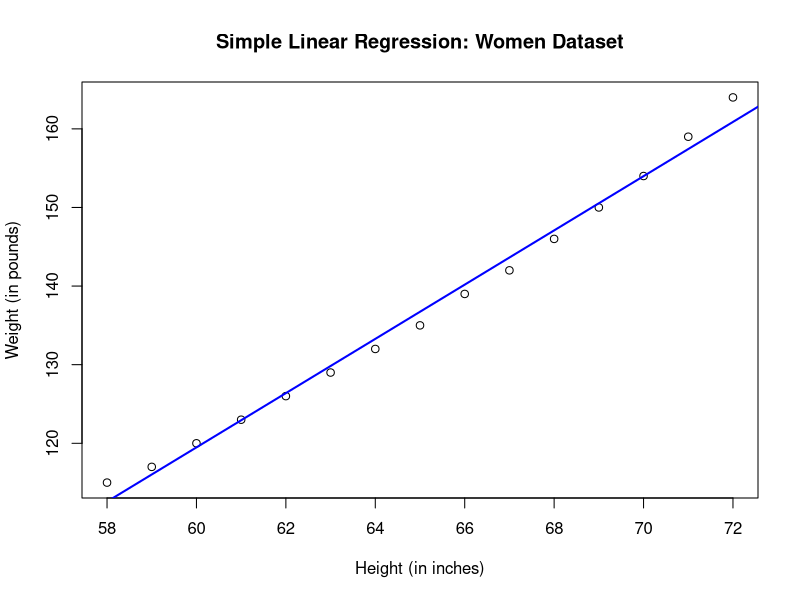
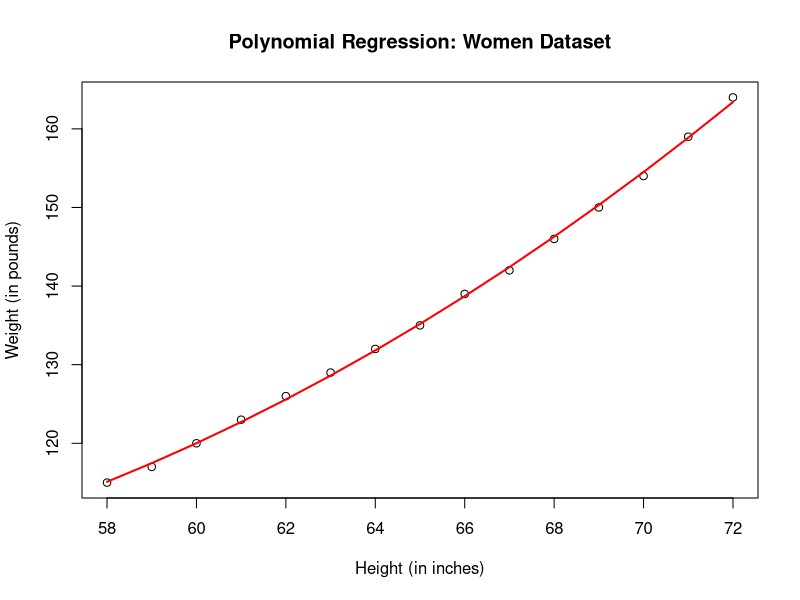
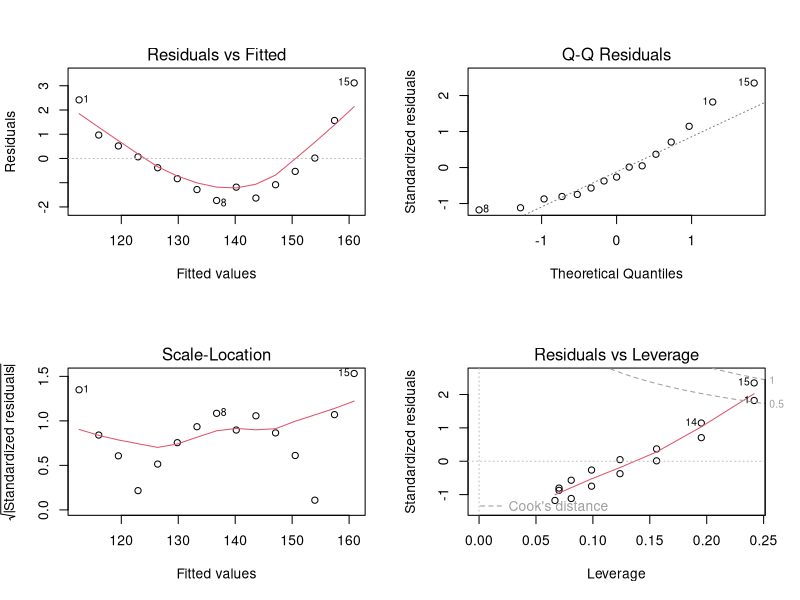
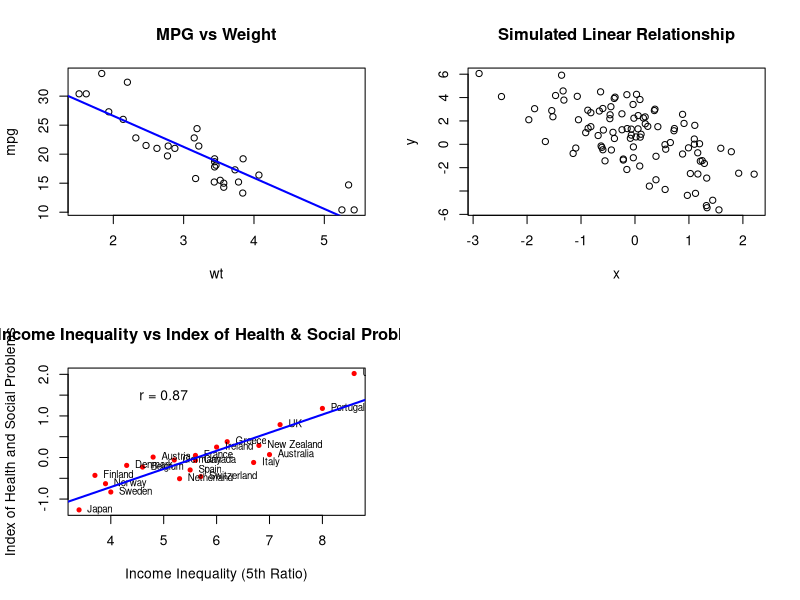

These figures' R source, in order:
## ---- chunk 1
data("women")
fit <- lm(weight ~ height, data = women)
summary(fit)
## ---- chunk 2
plot(women$height, women$weight,
     xlab = "Height (in inches)",
     ylab = "Weight (in pounds)",
     main = "Simple Linear Regression: Women Dataset")
abline(fit, col="blue", lwd=2)
## ---- chunk 3
fit2 <- lm(weight ~ height + I(height^2), data = women)
summary(fit2)

plot(women$height, women$weight,
     xlab="Height (in inches)", ylab="Weight (in pounds)",
     main="Polynomial Regression: Women Dataset")
lines(women$height, fitted(fit2), col="red", lwd=2)
## ---- chunk 4
fit <- lm(weight ~ height, data=women)
par(mfrow=c(2,2))
plot(fit)
## ---- chunk 5
data(mtcars)
model <- lm(mpg ~ wt, data=mtcars)
summary(model)

plot(mpg ~ wt, data=mtcars, main="MPG vs Weight")
abline(model, col="blue", lwd=2)
## ---- chunk 6
set.seed(1)
rnorm(5)
## ---- chunk 7
set.seed(20)
x <- rnorm(100)
e <- rnorm(100, 0, 2)
y <- 0.5 - 2 * x + e
plot(x, y, main="Simulated Linear Relationship")
## ---- chunk 8
country <- c("Australia","Austria","Belgium","Canada","Denmark","Finland","France","Germany",
             "Greece","Ireland","Italy","Japan","Netherland","New Zealand","Norway","Portugal",
             "Spain","Sweden","Switzerland","UK","USA")
Income.inequality <- c(7.0,4.8,4.6,5.6,4.3,3.7,5.6,5.2,6.2,6.0,6.7,3.4,5.3,6.8,3.9,8.0,5.5,4.0,5.7,7.2,8.6)
Index.HS <- c(0.07,0.01,-0.23,-0.07,-0.19,-0.43,0.05,-0.06,0.38,0.25,-0.12,-1.26,-0.51,0.29,-0.63,1.18,-0.30,-0.83,-0.46,0.79,2.02)

data.21 <- data.frame(country, Income.inequality, Index.HS)

plot(data.21$Income.inequality, data.21$Index.HS, pch=20, col="red",
     main="Income Inequality vs Index of Health & Social Problems",
     xlab="Income Inequality (5th Ratio)",
     ylab="Index of Health and Social Problems")
text(data.21$Income.inequality, data.21$Index.HS, labels=country, pos=4, cex=0.7)
lm.ineq <- lm(Index.HS ~ Income.inequality, data=data.21)
abline(lm.ineq, col="blue", lwd=2)
text(x=5, y=1.5, labels=paste("r =", round(cor(data.21$Income.inequality, data.21$Index.HS), 2)))
